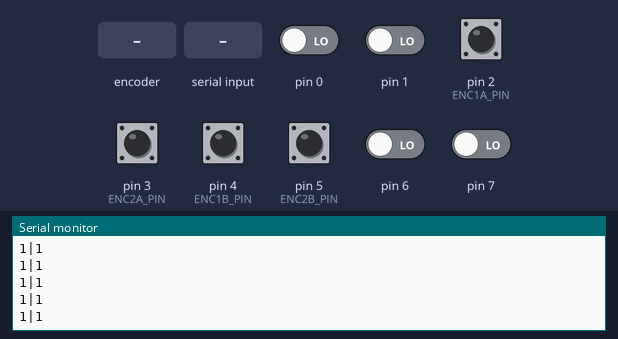
Bench run of a sketch on a simulated Arduino Uno, built with avr-gcc and run on an emulated ATmega328P. Parts: the last lines printed to the serial monitor. The inputs (shaded band) are chosen by the test bench; at power-on: pin 2 (ENC1A_PIN), pin 3 (ENC2A_PIN), pin 4 (ENC1B_PIN), pin 5 (ENC2B_PIN) HIGH, pin 0, pin 1, pin 6, pin 7 LOW.

Above: at 1.2 s.
1.3 s: rotary encoder on pin 2 (ENC1A_PIN) / pin 4 (ENC1B_PIN) turned 1 step (first pin leading)
At 2.4 s:
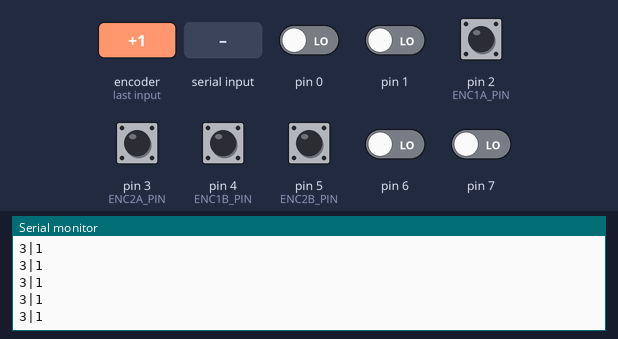
4.5 s: pin 3 (ENC2A_PIN) pulled LOW for 0.15 s
6.1 s: "1" received over Serial
At 6.7 s:
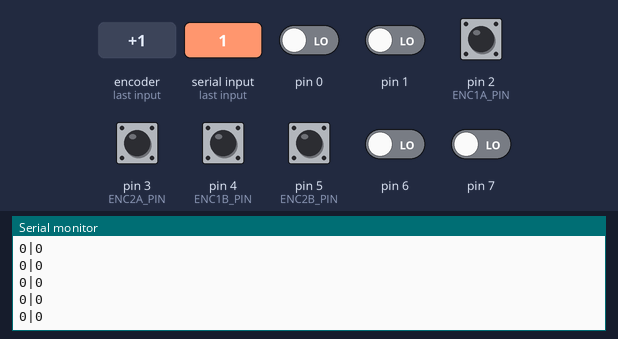
7.6 s: pin 3 (ENC2A_PIN) pulled LOW for 1 s
10.1 s: rotary encoder on pin 2 (ENC1A_PIN) / pin 4 (ENC1B_PIN) turned 1 step (first pin leading)
At 11.0 s:
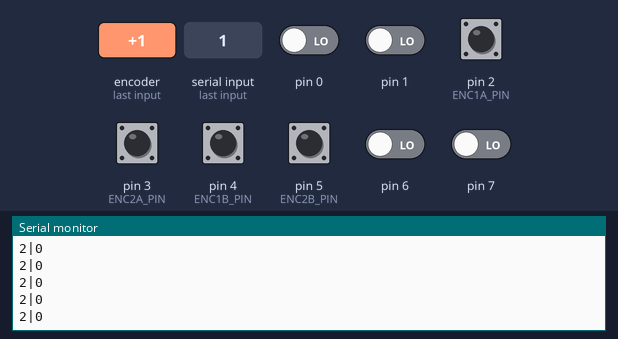
Timing chart, 0 to 12.8 s (numbered marks = the images above; inputs shaded):
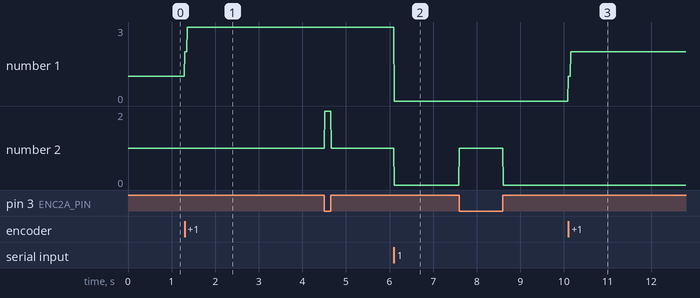

The sketch:

encoder_half_count.ino
```cpp
/* Dual Quadrature Rotary Decoder
   Uses Pin Change interrupts of the Atmega328p
   Encoder 1 - A -> D8, B -> D9
   Encoder 2 - A -> ADC0, B -> ADC1
   refs:
   http://gammon.com.au/interrupts
*/

#define ENC1A_PIN 2
#define ENC1B_PIN 4
#define ENC2A_PIN 3
#define ENC2B_PIN 5

// motor position variables
volatile int enc1Count = 0;
volatile int enc2Count = 0;
int position1 = 0;
int position2 = 0;
int reg1 = 0;
int reg2 = 0;

// serial poll timing variables
long currentTime = 0;
long lastTime = 0;
long triggerTime = 10; // every 10ms

//////////////////////////////////////////////////////////////////////////////
// External Interrupt ISRs

ISR(INT0_vect) { // attached to pin2
  reg1 = PIND;
  if ( ((reg1 >> ENC1A_PIN) & 1) == ((reg1 >> ENC1B_PIN) & 1)) {
    --enc1Count;
  } else {
    ++enc1Count;
  }
}

ISR(INT1_vect) { // attached to pin3
  reg2 = PIND;
  if ( ((reg2 >> ENC2A_PIN) & 1) == ((reg2 >> ENC2B_PIN) & 1)) {
    --enc2Count;
  } else {
    ++enc2Count;
  }
}

//////////////////////////////////////////////////////////////////////////////
// Serial Communication

void sendCounts() {
  cli();
  position1=enc1Count;
  position2=enc2Count;
  sei();
  Serial.print(position1);
  Serial.print('|');
  Serial.println(position2);
}

//////////////////////////////////////////////////////////////////////////////
// Setup

void setup() {
  EICRA |= 0b00000101; // set INT0 and INT1 to respond to any voltage changes
  EIMSK |= 0b00000011; // enable INT0 and INT1

  //  according to pololu, the encoders don't need pullup resistors
  pinMode(ENC1A_PIN, INPUT_PULLUP);
  pinMode(ENC1B_PIN, INPUT_PULLUP);
  pinMode(ENC2A_PIN, INPUT_PULLUP);
  pinMode(ENC2B_PIN, INPUT_PULLUP);

  Serial.setTimeout(1);
  Serial.begin(115200);   // start serial for output for debugging
}

//////////////////////////////////////////////////////////////////////////////
// Loop

void loop() {
  currentTime = millis();
  if (currentTime - lastTime >= triggerTime) {
    // if we receive ANYTHING on the serial port, clear the counts
    // never be not sending
    if(Serial.available() > 0){
      while(Serial.read() != -1){
      }
      cli();
      enc1Count = 0;
      enc2Count = 0;
      sei();
    }
    sendCounts();
    lastTime = currentTime;
  }
}
```

Measured:
- after the input at 1.3 s, the serial monitor: prints a new line at once (image 1)
- after the input at 6.1 s, the serial monitor: prints a new line at once (image 2)
- after the input at 10.1 s, the serial monitor: prints a new line at once (image 3)
- plotted number 1: 1 → 3 after the input at 1.3 s, 3 → 0 after the input at 6.1 s, 0 → 2 after the input at 10.1 s
- plotted number 2: 1 → 0 after the input at 6.1 s
